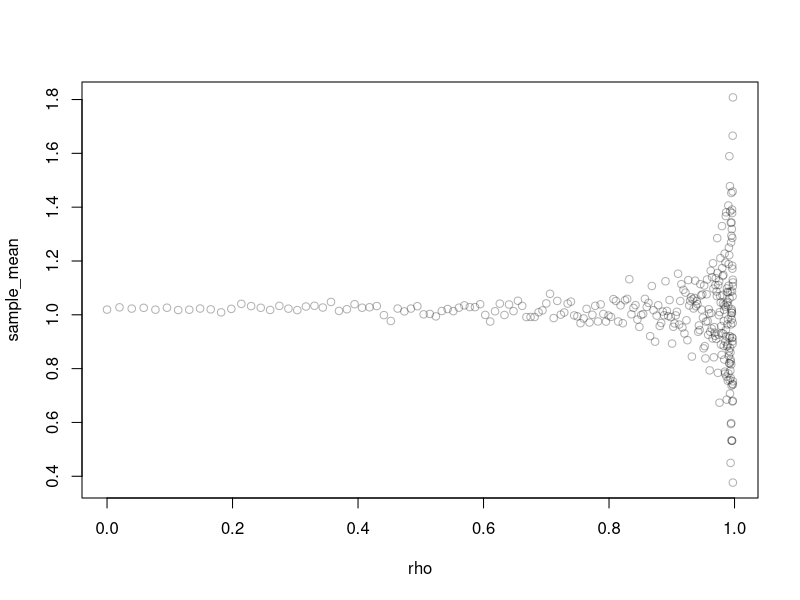

Generate this figure with R:
N <- 50
spacing = 300
trials = 20

rang <- seq(0,6, length.out = spacing)
rho <- 1-exp(-rang)

x <- rnorm(N, 0, 1)
y <- rnorm(N, x)

sample_sd <- matrix(ncol = trials, nrow = spacing)
for (i in 1:trials) {
	x_dum <- sapply(rho, function(s) rnorm(N, s*x, sqrt(1-s^2)))
	sample_sd[,i] <- apply(x_dum, 2, function(sample) coef(lm( y ~ x + sample))[2])}
sample_mean <- apply(sample_sd, 1, mean)

plot(sample_mean ~ rho, col = rgb(0,0,0, alpha = .3))